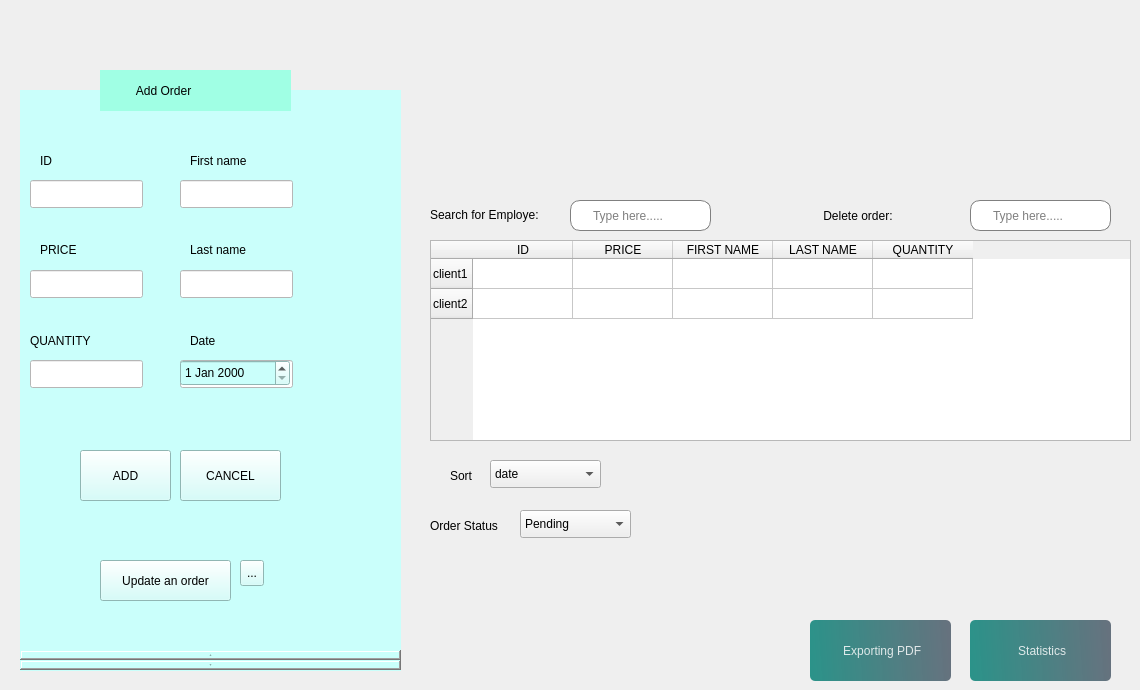
            <widget class="QWidget" name="page_wissal">
             <widget class="QComboBox" name="comboBox_6">
              <property name="geometry">
               <rect>
                <x>520</x>
                <y>510</y>
                <width>111</width>
                <height>28</height>
               </rect>
              </property>
              <property name="styleSheet">
               <string notr="true">color: rgb(0, 0, 0);</string>
              </property>
              <item>
               <property name="text">
                <string>Pending</string>
               </property>
              </item>
              <item>
               <property name="text">
                <string>Confirmed</string>
               </property>
              </item>
              <item>
               <property name="text">
                <string>Shipped</string>
               </property>
              </item>
              <item>
               <property name="text">
                <string>Canceled</string>
               </property>
              </item>
             </widget>
             <widget class="QComboBox" name="comboBox_8">
              <property name="geometry">
               <rect>
                <x>490</x>
                <y>460</y>
                <width>111</width>
                <height>28</height>
               </rect>
              </property>
              <property name="styleSheet">
               <string notr="true">color: rgb(0, 0, 0);</string>
              </property>
              <item>
               <property name="text">
                <string>date</string>
               </property>
              </item>
             </widget>
             <widget class="QLineEdit" name="edit_8">
              <property name="geometry">
               <rect>
                <x>570</x>
                <y>200</y>
                <width>141</width>
                <height>31</height>
               </rect>
              </property>
              <property name="minimumSize">
               <size>
                <width>0</width>
                <height>31</height>
               </size>
              </property>
              <property name="styleSheet">
               <string notr="true">QLineEdit{
	padding-left: 20px;
	border: 1px solid gray;	
	border-radius: 10px;
color: rgb(0, 0, 0);

}
</string>
              </property>
              <property name="placeholderText">
               <string>Type here.....</string>
              </property>
             </widget>
             <widget class="QTableWidget" name="tableWidget_5">
              <property name="geometry">
               <rect>
                <x>430</x>
                <y>240</y>
                <width>701</width>
                <height>201</height>
               </rect>
              </property>
              <property name="styleSheet">
               <string notr="true">color: rgb(0, 0, 0);</string>
              </property>
              <row>
               <property name="text">
                <string>client1</string>
               </property>
               <property name="icon">
                <iconset resource="resource.qrc">
                 <normaloff>:/img/img/user.svg</normaloff>:/img/img/user.svg</iconset>
               </property>
              </row>
              <row>
               <property name="text">
                <string>client2</string>
               </property>
               <property name="icon">
                <iconset resource="resource.qrc">
                 <normaloff>:/img/img/user.svg</normaloff>:/img/img/user.svg</iconset>
               </property>
              </row>
              <column>
               <property name="text">
                <string>ID</string>
               </property>
              </column>
              <column>
               <property name="text">
                <string>PRICE</string>
               </property>
              </column>
              <column>
               <property name="text">
                <string>FIRST NAME</string>
               </property>
              </column>
              <column>
               <property name="text">
                <string>LAST NAME</string>
               </property>
              </column>
              <column>
               <property name="text">
                <string>QUANTITY</string>
               </property>
              </column>
              <item row="0" column="0">
               <property name="text">
                <string/>
               </property>
              </item>
             </widget>
             <widget class="QLabel" name="label_39">
              <property name="geometry">
               <rect>
                <x>820</x>
                <y>200</y>
                <width>131</width>
                <height>31</height>
               </rect>
              </property>
              <property name="styleSheet">
               <string notr="true">color: rgb(0, 0, 0);</string>
              </property>
              <property name="text">
               <string> Delete order:</string>
              </property>
             </widget>
             <widget class="QPushButton" name="pushButton_39">
              <property name="geometry">
               <rect>
                <x>970</x>
                <y>620</y>
                <width>141</width>
                <height>61</height>
               </rect>
              </property>
              <property name="styleSheet">
               <string notr="true">
#pushButton_21{
color: rgb(0, 0, 0);
}
QPushButton, #pushButton_22{
	background-color: qlineargradient(spread:pad, x1:0, y1:0.505682, x2:1, y2:0.477, stop:0 rgba(11, 131, 120, 219), stop:1 rgba(85, 98, 112, 226));
	color:rgba(255, 255, 255, 210);
	border-radius:5px;
}

QPushButton#pushButton_22:hover{
	background-color: qlineargradient(spread:pad, x1:0, y1:0.505682, x2:1, y2:0.477, stop:0 rgba(150, 123, 111, 219), stop:1 rgba(85, 81, 84, 226));
}

QPushButton#pushButton_22:pressed{
	padding-left:5px;
	padding-top:5px;
	background-color:rgba(150, 123, 111, 255);
}
</string>
              </property>
              <property name="text">
               <string> Statistics</string>
              </property>
              <property name="icon">
               <iconset theme="QIcon::ThemeIcon::FormatJustifyRight">
                <normaloff>../../../Downloads</normaloff>../../../Downloads</iconset>
              </property>
             </widget>
             <widget class="QLabel" name="label_47">
              <property name="geometry">
               <rect>
                <x>430</x>
                <y>510</y>
                <width>91</width>
                <height>31</height>
               </rect>
              </property>
              <property name="styleSheet">
               <string notr="true">color: rgb(0, 0, 0);</string>
              </property>
              <property name="text">
               <string>Order Status</string>
              </property>
             </widget>
             <widget class="QLineEdit" name="edit_9">
              <property name="geometry">
               <rect>
                <x>970</x>
                <y>200</y>
                <width>141</width>
                <height>31</height>
               </rect>
              </property>
              <property name="minimumSize">
               <size>
                <width>0</width>
                <height>31</height>
               </size>
              </property>
              <property name="styleSheet">
               <string notr="true">QLineEdit{
	padding-left: 20px;
	border: 1px solid gray;	
	border-radius: 10px;
color: rgb(0, 0, 0);

}
</string>
              </property>
              <property name="placeholderText">
               <string>Type here.....</string>
              </property>
             </widget>
             <widget class="QLabel" name="label_48">
              <property name="geometry">
               <rect>
                <x>450</x>
                <y>460</y>
                <width>41</width>
                <height>31</height>
               </rect>
              </property>
              <property name="styleSheet">
               <string notr="true">color: rgb(0, 0, 0);</string>
              </property>
              <property name="text">
               <string>Sort</string>
              </property>
             </widget>
             <widget class="QPushButton" name="pushButton_26">
              <property name="geometry">
               <rect>
                <x>810</x>
                <y>620</y>
                <width>141</width>
                <height>61</height>
               </rect>
              </property>
              <property name="styleSheet">
               <string notr="true">
#pushButton_21{
color: rgb(0, 0, 0);
}
QPushButton, #pushButton_22{
	background-color: qlineargradient(spread:pad, x1:0, y1:0.505682, x2:1, y2:0.477, stop:0 rgba(11, 131, 120, 219), stop:1 rgba(85, 98, 112, 226));
	color:rgba(255, 255, 255, 210);
	border-radius:5px;
}

QPushButton#pushButton_22:hover{
	background-color: qlineargradient(spread:pad, x1:0, y1:0.505682, x2:1, y2:0.477, stop:0 rgba(150, 123, 111, 219), stop:1 rgba(85, 81, 84, 226));
}

QPushButton#pushButton_22:pressed{
	padding-left:5px;
	padding-top:5px;
	background-color:rgba(150, 123, 111, 255);
}
</string>
              </property>
              <property name="text">
               <string> Exporting PDF</string>
              </property>
              <property name="icon">
               <iconset theme="QIcon::ThemeIcon::DocumentPrintPreview">
                <normaloff>../../../Downloads</normaloff>../../../Downloads</iconset>
              </property>
             </widget>
             <widget class="QFrame" name="frame_13">
              <property name="geometry">
               <rect>
                <x>20</x>
                <y>90</y>
                <width>381</width>
                <height>581</height>
               </rect>
              </property>
              <property name="styleSheet">
               <string notr="true">
background-color: rgb(202, 255, 251)</string>
              </property>
              <property name="frameShape">
               <enum>QFrame::NoFrame</enum>
              </property>
              <widget class="QLineEdit" name="lineEdit_42">
               <property name="geometry">
                <rect>
                 <x>160</x>
                 <y>90</y>
                 <width>113</width>
                 <height>28</height>
                </rect>
               </property>
               <property name="styleSheet">
                <string notr="true">background-color: rgb(255, 255, 255);</string>
               </property>
              </widget>
              <widget class="QLabel" name="label_51">
               <property name="geometry">
                <rect>
                 <x>10</x>
                 <y>30</y>
                 <width>91</width>
                 <height>21</height>
                </rect>
               </property>
               <property name="styleSheet">
                <string notr="true">color: rgb(0, 0, 0);</string>
               </property>
               <property name="text">
                <string/>
               </property>
              </widget>
              <widget class="QLineEdit" name="lineEdit_43">
               <property name="geometry">
                <rect>
                 <x>10</x>
                 <y>90</y>
                 <width>113</width>
                 <height>28</height>
                </rect>
               </property>
               <property name="styleSheet">
                <string notr="true">background-color: rgb(255, 255, 255);</string>
               </property>
              </widget>
              <widget class="QLineEdit" name="lineEdit_46">
               <property name="geometry">
                <rect>
                 <x>160</x>
                 <y>180</y>
                 <width>113</width>
                 <height>28</height>
                </rect>
               </property>
               <property name="styleSheet">
                <string notr="true">background-color: rgb(255, 255, 255);</string>
               </property>
              </widget>
              <widget class="QLineEdit" name="lineEdit_47">
               <property name="geometry">
                <rect>
                 <x>10</x>
                 <y>270</y>
                 <width>113</width>
                 <height>28</height>
                </rect>
               </property>
               <property name="styleSheet">
                <string notr="true">background-color: rgb(255, 255, 255);</string>
               </property>
              </widget>
              <widget class="QLineEdit" name="lineEdit_48">
               <property name="geometry">
                <rect>
                 <x>10</x>
                 <y>180</y>
                 <width>113</width>
                 <height>28</height>
                </rect>
               </property>
               <property name="styleSheet">
                <string notr="true">background-color: rgb(255, 255, 255);</string>
               </property>
              </widget>
              <widget class="QLabel" name="label_54">
               <property name="geometry">
                <rect>
                 <x>20</x>
                 <y>150</y>
                 <width>63</width>
                 <height>20</height>
                </rect>
               </property>
               <property name="styleSheet">
                <string notr="true">color: rgb(0, 0, 0);</string>
               </property>
               <property name="text">
                <string>PRICE</string>
               </property>
              </widget>
              <widget class="QLabel" name="label_55">
               <property name="geometry">
                <rect>
                 <x>20</x>
                 <y>60</y>
                 <width>91</width>
                 <height>21</height>
                </rect>
               </property>
               <property name="styleSheet">
                <string notr="true">color: rgb(0, 0, 0);</string>
               </property>
               <property name="text">
                <string>ID</string>
               </property>
              </widget>
              <widget class="QLabel" name="label_57">
               <property name="geometry">
                <rect>
                 <x>170</x>
                 <y>150</y>
                 <width>71</width>
                 <height>20</height>
                </rect>
               </property>
               <property name="styleSheet">
                <string notr="true">color: rgb(0, 0, 0);</string>
               </property>
               <property name="text">
                <string>Last name</string>
               </property>
              </widget>
              <widget class="QLabel" name="label_58">
               <property name="geometry">
                <rect>
                 <x>170</x>
                 <y>60</y>
                 <width>91</width>
                 <height>21</height>
                </rect>
               </property>
               <property name="styleSheet">
                <string notr="true">color: rgb(0, 0, 0);</string>
               </property>
               <property name="text">
                <string>First name</string>
               </property>
              </widget>
              <widget class="QLabel" name="label_59">
               <property name="geometry">
                <rect>
                 <x>10</x>
                 <y>240</y>
                 <width>91</width>
                 <height>21</height>
                </rect>
               </property>
               <property name="styleSheet">
                <string notr="true">color: rgb(0, 0, 0);</string>
               </property>
               <property name="text">
                <string>QUANTITY</string>
               </property>
              </widget>
              <widget class="QScrollBar" name="horizontalScrollBar">
               <property name="geometry">
                <rect>
                 <x>0</x>
                 <y>560</y>
                 <width>381</width>
                 <height>20</height>
                </rect>
               </property>
              </widget>
              <widget class="QLineEdit" name="lineEdit_49">
               <property name="geometry">
                <rect>
                 <x>160</x>
                 <y>270</y>
                 <width>113</width>
                 <height>28</height>
                </rect>
               </property>
               <property name="styleSheet">
                <string notr="true">background-color: rgb(255, 255, 255);</string>
               </property>
              </widget>
              <widget class="QLabel" name="label_60">
               <property name="geometry">
                <rect>
                 <x>170</x>
                 <y>240</y>
                 <width>91</width>
                 <height>21</height>
                </rect>
               </property>
               <property name="styleSheet">
                <string notr="true">color: rgb(0, 0, 0);</string>
               </property>
               <property name="text">
                <string>Date</string>
               </property>
              </widget>
              <widget class="QDateEdit" name="dateEdit_3">
               <property name="geometry">
                <rect>
                 <x>160</x>
                 <y>270</y>
                 <width>110</width>
                 <height>26</height>
                </rect>
               </property>
              </widget>
              <widget class="QPushButton" name="pushButton_7">
               <property name="geometry">
                <rect>
                 <x>80</x>
                 <y>470</y>
                 <width>131</width>
                 <height>41</height>
                </rect>
               </property>
               <property name="styleSheet">
                <string notr="true">color: rgb(0, 0, 0);</string>
               </property>
               <property name="text">
                <string>Update an order</string>
               </property>
              </widget>
              <widget class="QToolButton" name="toolButton">
               <property name="geometry">
                <rect>
                 <x>220</x>
                 <y>470</y>
                 <width>24</width>
                 <height>26</height>
                </rect>
               </property>
               <property name="text">
                <string>...</string>
               </property>
              </widget>
              <widget class="QPushButton" name="pushButton_3">
               <property name="geometry">
                <rect>
                 <x>60</x>
                 <y>360</y>
                 <width>91</width>
                 <height>51</height>
                </rect>
               </property>
               <property name="text">
                <string>ADD</string>
               </property>
              </widget>
              <widget class="QPushButton" name="pushButton_9">
               <property name="geometry">
                <rect>
                 <x>160</x>
                 <y>360</y>
                 <width>101</width>
                 <height>51</height>
                </rect>
               </property>
               <property name="text">
                <string>CANCEL</string>
               </property>
              </widget>
             </widget>
             <widget class="QLabel" name="label_52">
              <property name="geometry">
               <rect>
                <x>430</x>
                <y>199</y>
                <width>131</width>
                <height>31</height>
               </rect>
              </property>
              <property name="styleSheet">
               <string notr="true">color: rgb(0, 0, 0);</string>
              </property>
              <property name="text">
               <string>Search for Employe:</string>
              </property>
             </widget>
             <widget class="QLabel" name="label_72">
              <property name="geometry">
               <rect>
                <x>100</x>
                <y>70</y>
                <width>191</width>
                <height>41</height>
               </rect>
              </property>
              <property name="styleSheet">
               <string notr="true">color: rgb(0, 0, 0);
background-color: rgb(160, 255, 228);</string>
              </property>
              <property name="text">
               <string>           Add Order</string>
              </property>
             </widget>
            </widget>
